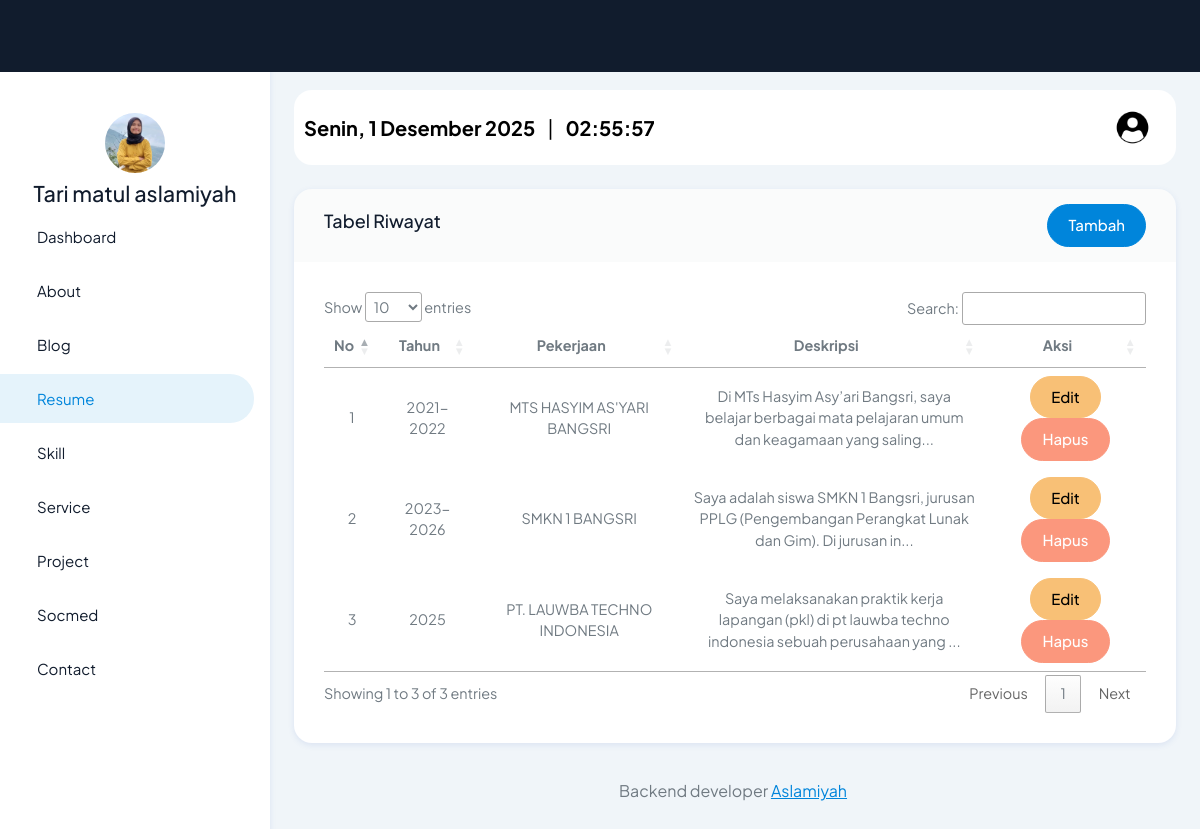
Screenshot of /pages/resume/index.php (signed in) with the database file from the repository.
### tables this page shows
CREATE TABLE `resumes` (
  `id` int NOT NULL,
  `date` varchar(255) NOT NULL,
  `job` varchar(255) NOT NULL,
  `place` varchar(255) NOT NULL,
  `description` text NOT NULL
);

### pages/resume/index.php (the view)
<?php
include '../../partials/header.php';
include '../../partials/sidebar.php';
include '../../partials/navbar.php';
function shortenText($text, $maxLength = 100)
{
    if (strlen($text) > $maxLength) {
        return substr($text, 0, $maxLength) . '...';
    }
    return $text;
}
$qResumes = "SELECT * FROM resumes";
$result = mysqli_query($connect, $qResumes) or die(mysqli_error($connect));
?>
<div class="row">
    <div class="col-12">
        <div class="card">
            <div class="card-header d-flex align-items-center justify-content-between">
                <h5>Tabel Riwayat</h5>
                <a href="./create.php" class="btn btn-primary">Tambah</a>
            </div>
            <div class="card-body">
                <div class="table-responsive">
                    <table class="text-center" id="datatable" class="table table-striped">
                        <thead>
                            <tr>
                                <th class="text-center">No</th>
                                <th class="text-center">Tahun</th>
                                <th class="text-center">Pekerjaan</th>
                                <th class="text-center">Deskripsi</th>
                                <th class="text-center">Aksi</th>
                            </tr>
                        </thead>
                        <tbody>
                            <?php
                            $no = 1;
                            while ($item = $result->fetch_object()):
                            ?>
                                <tr>
                                    <td class="text-center"><?= $no ?></td>
                                    <td class="text-center"><?= $item->date ?></td>
                                    <td class="text-center"><?= $item->job ?></td>
                                    <td class="text-left" style="max-width: 345px;">
                                        <?= shortenText($item->description, 100) ?>
                                    </td>
                                    <td class="text-center">
                                        <a href="./edit.php?id=<?= $item->id ?>" class="btn btn-warning">Edit</a>
                                        <a href="../../actions/resume/destory.php?id=<?= $item->id ?>" class="btn btn-danger" onclick="return confirm('Apakah anda yakin?')">Hapus</a>
                                    </td>
                                </tr>
                            <?php
                                $no++;
                            endwhile;
                            ?>
                        </tbody>
                    </table>
                </div>
            </div>
        </div>
    </div>
</div>
<?php
include '../../partials/footer.php';
include '../../partials/script.php';
?>

### rows the page displays
resumes: date "2021-2022", job "MTS HASYIM AS'YARI BANGSRI", description "Di MTs Hasyim Asy’ari Bangsri, saya belajar berbagai mata pelajaran umum dan keagamaan yang saling..."
resumes: date "2023-2026", job "SMKN 1 BANGSRI", description "Saya adalah siswa SMKN 1 Bangsri, jurusan PPLG (Pengembangan Perangkat Lunak dan Gim). Di jurusan in..."
resumes: date "2025", job "PT. LAUWBA TECHNO INDONESIA", description "Saya melaksanakan praktik kerja lapangan (pkl) di pt lauwba techno indonesia sebuah perusahaan yang ..."
